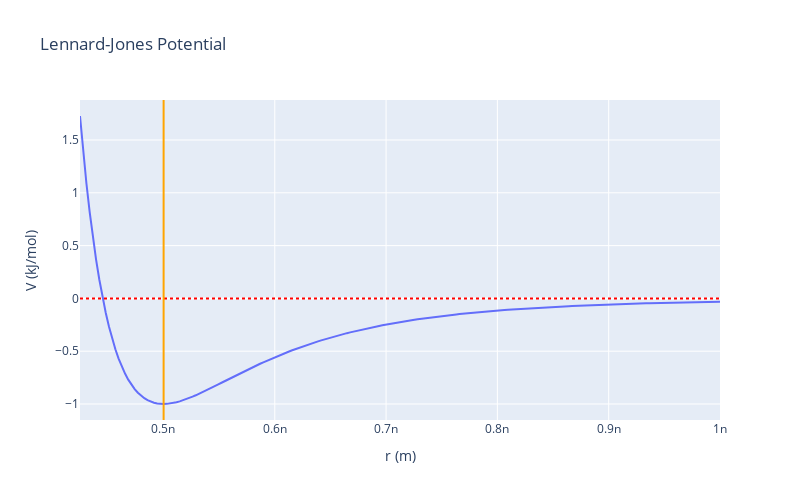

The cell this chart's notebook holds for it:
### Code cell
import numpy as np
import plotly.graph_objects as go

# --- Parameters for LJ ---
rmin = 0.5e-9   # 0.5 nm = 5 Å
rmax = 1.0e-9   # 1 nm = 10 Å
epsilon = 1.0   # kJ/mol
sigma = rmin / 2**(1/6)

# r grid
rs = np.linspace(rmin - 0.75e-10, rmax, 200)

# LJ potential
vs = 4 * epsilon * ((sigma/rs)**12 - (sigma/rs)**6)

# --- Plot with Plotly ---
fig = go.Figure()

fig.add_trace(go.Scatter(x=rs, y=vs, mode="lines", name="LJ Potential"))

# Horizontal line at zero
fig.add_hline(y=0, line=dict(color="red", dash="dot"))

# Vertical line at minimum
fig.add_vline(x=rs[vs.argmin()], line=dict(color="orange"))

fig.update_layout(
    title="Lennard-Jones Potential",
    xaxis_title="r (m)",
    yaxis_title="V (kJ/mol)",
    width=800,
    height=500
)

fig.show()

### Figure 1 — Plotly figure (JSON) as saved in the notebook; plotly's stock layout.template omitted (floating-point values rounded to 4 significant figures; data arrays with more than 128 entries replaced by an {"elided": "..."} marker saying what was removed)
{"data": [{"mode": "lines", "name": "LJ Potential", "type": "scatter", "x": {"elided": "200 float values"}, "y": {"elided": "200 float values"}}], "layout": {"height": 500, "shapes": [{"line": {"color": "red", "dash": "dot"}, "type": "line", "x0": 0, "x1": 1, "xref": "x domain", "y0": 0, "y1": 0, "yref": "y"}, {"line": {"color": "orange"}, "type": "line", "x0": 5.001e-10, "x1": 5.001e-10, "xref": "x", "y0": 0, "y1": 1, "yref": "y domain"}], "title": {"text": "Lennard-Jones Potential"}, "width": 800, "xaxis": {"title": {"text": "r (m)"}}, "yaxis": {"title": {"text": "V (kJ/mol)"}}}}
